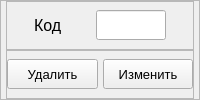
                              <widget class="QFrame" name="leftFrame_Id">
                               <property name="minimumSize">
                                <size>
                                 <width>0</width>
                                 <height>100</height>
                                </size>
                               </property>
                               <property name="maximumSize">
                                <size>
                                 <width>16777215</width>
                                 <height>100</height>
                                </size>
                               </property>
                               <property name="styleSheet">
                                <string notr="true"/>
                               </property>
                               <property name="frameShape">
                                <enum>QFrame::StyledPanel</enum>
                               </property>
                               <property name="frameShadow">
                                <enum>QFrame::Raised</enum>
                               </property>
                               <layout class="QVBoxLayout" name="verticalLayout_29">
                                <property name="spacing">
                                 <number>0</number>
                                </property>
                                <property name="leftMargin">
                                 <number>5</number>
                                </property>
                                <property name="topMargin">
                                 <number>0</number>
                                </property>
                                <property name="rightMargin">
                                 <number>5</number>
                                </property>
                                <property name="bottomMargin">
                                 <number>0</number>
                                </property>
                                <item>
                                 <widget class="QFrame" name="frame_2">
                                  <property name="frameShape">
                                   <enum>QFrame::StyledPanel</enum>
                                  </property>
                                  <property name="frameShadow">
                                   <enum>QFrame::Raised</enum>
                                  </property>
                                  <layout class="QHBoxLayout" name="horizontalLayout_10">
                                   <property name="spacing">
                                    <number>5</number>
                                   </property>
                                   <property name="leftMargin">
                                    <number>0</number>
                                   </property>
                                   <property name="topMargin">
                                    <number>0</number>
                                   </property>
                                   <property name="rightMargin">
                                    <number>0</number>
                                   </property>
                                   <property name="bottomMargin">
                                    <number>0</number>
                                   </property>
                                   <item>
                                    <widget class="QLabel" name="label_id">
                                     <property name="minimumSize">
                                      <size>
                                       <width>30</width>
                                       <height>0</height>
                                      </size>
                                     </property>
                                     <property name="maximumSize">
                                      <size>
                                       <width>30</width>
                                       <height>16777215</height>
                                      </size>
                                     </property>
                                     <property name="font">
                                      <font>
                                       <pointsize>12</pointsize>
                                      </font>
                                     </property>
                                     <property name="text">
                                      <string>Код</string>
                                     </property>
                                    </widget>
                                   </item>
                                   <item>
                                    <widget class="QLineEdit" name="text_id">
                                     <property name="minimumSize">
                                      <size>
                                       <width>70</width>
                                       <height>30</height>
                                      </size>
                                     </property>
                                     <property name="maximumSize">
                                      <size>
                                       <width>70</width>
                                       <height>16777215</height>
                                      </size>
                                     </property>
                                     <property name="font">
                                      <font>
                                       <pointsize>10</pointsize>
                                      </font>
                                     </property>
                                     <property name="text">
                                      <string/>
                                     </property>
                                    </widget>
                                   </item>
                                  </layout>
                                 </widget>
                                </item>
                                <item>
                                 <widget class="QFrame" name="frame">
                                  <property name="frameShape">
                                   <enum>QFrame::StyledPanel</enum>
                                  </property>
                                  <property name="frameShadow">
                                   <enum>QFrame::Raised</enum>
                                  </property>
                                  <layout class="QHBoxLayout" name="horizontalLayout_7">
                                   <property name="spacing">
                                    <number>5</number>
                                   </property>
                                   <property name="leftMargin">
                                    <number>0</number>
                                   </property>
                                   <property name="topMargin">
                                    <number>0</number>
                                   </property>
                                   <property name="rightMargin">
                                    <number>0</number>
                                   </property>
                                   <property name="bottomMargin">
                                    <number>0</number>
                                   </property>
                                   <item>
                                    <widget class="QPushButton" name="btn_Remove">
                                     <property name="minimumSize">
                                      <size>
                                       <width>0</width>
                                       <height>30</height>
                                      </size>
                                     </property>
                                     <property name="maximumSize">
                                      <size>
                                       <width>16777215</width>
                                       <height>30</height>
                                      </size>
                                     </property>
                                     <property name="font">
                                      <font>
                                       <pointsize>10</pointsize>
                                      </font>
                                     </property>
                                     <property name="text">
                                      <string>Удалить</string>
                                     </property>
                                    </widget>
                                   </item>
                                   <item>
                                    <widget class="QPushButton" name="btn_Update">
                                     <property name="minimumSize">
                                      <size>
                                       <width>0</width>
                                       <height>30</height>
                                      </size>
                                     </property>
                                     <property name="maximumSize">
                                      <size>
                                       <width>16777215</width>
                                       <height>30</height>
                                      </size>
                                     </property>
                                     <property name="font">
                                      <font>
                                       <pointsize>10</pointsize>
                                      </font>
                                     </property>
                                     <property name="text">
                                      <string>Изменить</string>
                                     </property>
                                    </widget>
                                   </item>
                                  </layout>
                                 </widget>
                                </item>
                               </layout>
                              </widget>
